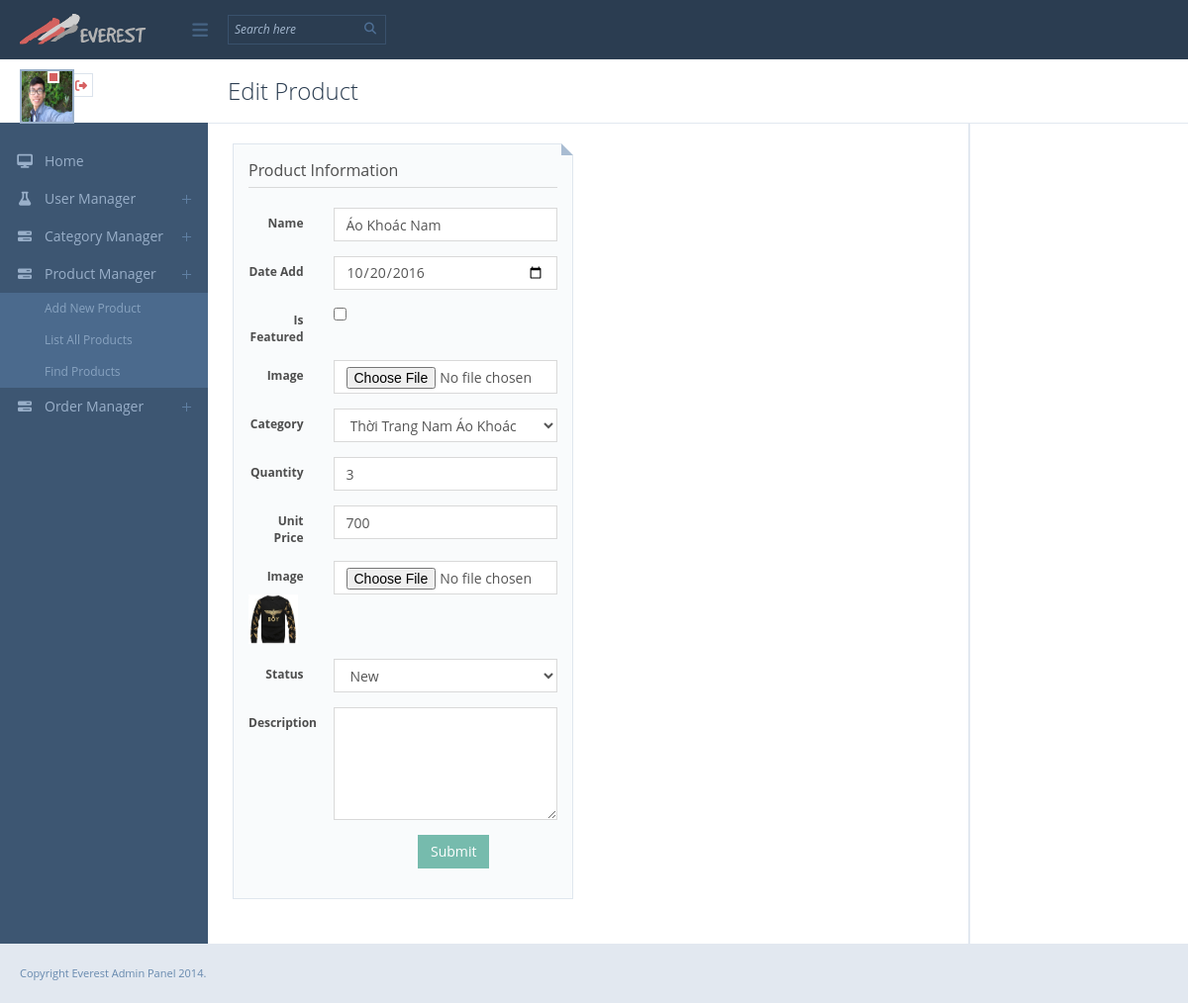
Screenshot of /back_end/index.php?action=product_edit&id_product=6 (signed in) with the database file from the repository.
### tables this page shows
CREATE TABLE `product` (
  `id_product` int(255) NOT NULL,
  `name_product` varchar(50) NOT NULL,
  `description` text NOT NULL,
  `price` varchar(50) NOT NULL,
  `quantity` int(11) NOT NULL,
  `status` text NOT NULL,
  `day_added` date DEFAULT NULL,
  `hinh_product` text NOT NULL,
  `is_featured` bit(1) NOT NULL,
  `id_category` varchar(50) DEFAULT NULL,
  `name_category` varchar(50) DEFAULT NULL
);

CREATE TABLE `category` (
  `id_category` int(11) NOT NULL,
  `name_category` varchar(50) NOT NULL
);

### model/data/ProductDao.php (called while the page is built, shortened)
<?php
class ProductDao {
    private $db;
    function __construct($db) {
        $this->db = $db;
    }
    function findById($product_id) {
        $sql = "select * from product where id_product=?";
        $command = $command = $this->db->prepare($sql);
        $command->bindValue(1, $product_id);
        $command->execute();
        $result = $command->fetch();
        return $result;
    }
}

### model/data/CategoryDao.php (called while the page is built, shortened)
<?php
class CategoryDao{
    private $db;
    function __construct($db) {
        $this->db = $db;
    }
    function findSortedAll($sorted_fields) {
        $sql = "select * from category order by $sorted_fields";
        $command = $this->db->prepare($sql);
        $command->execute();
        $result = $command->fetchAll();
        return $result;
    }
}

### back_end/views/products/edit.php (the view, shortened to what this page needs)
<?php
require_once 'common/header.php';
?>
<div class="dashboard-wrapper">
    <div class="top-bar">
        <div class="page-title"> Edit Product</div>
    </div>
    <div class="main-container">
        <div class="container-fluid">
            <div class="spacer">
                <div class="row">
                    <div class="col-lg-6 col-md-12 col-sm-12 col-xs-12">
                        <div class="blog">
                            <div class="blog-body">
                                <form id="defaultForm" method="post" action="index.php"
                                      class="form-horizontal"  enctype="multipart/form-data">
                                    <fieldset>
                                        <legend>Product Information</legend>
                                         <div class="form-group">
                                            <label class="col-lg-3 control-label">Name</label>
                                            <div class="col-lg-9">
                                                <input type="text" class="form-control" name="name_product" value="<?= $row['name_product']?>"  />
                                            </div>
                                        </div>
                                        <div class="form-group">
                                            <label class="col-lg-3 control-label"> Date Add</label>
                                            <div class="col-lg-9">
                                                <input type="date" class="form-control" name="day_added" value="<?= $row['day_added']?>"/>
                                            </div>
                                        </div>
                                        <div class="form-group">
                                            <label class="col-lg-3 control-label">Is Featured</label>
                                            <div class="col-lg-9">
                                                <input type="checkbox" class="checkbox-inline" name="is_featured" value="1"/>
                                            </div>
                                        </div>
                                        <div class="form-group">
                                            <label class="col-lg-3 control-label">Image</label>
                                            <div class="col-lg-9">
                                                <input type="file" class="form-control" name="fileToUpload"/>
                                            </div>
                                        </div>
                                        <div class="form-group">
                                            <label class="col-lg-3 control-label">Category</label>
                                            <div class="col-lg-9">
                                                <select name="id_category" class="form-control">
                                                    <?php
                                                    foreach ($categories as $crow):
                                                    ?>
                                                    <option value="<?= $crow['id_category']?>"
                                                            <?= $row['id_category'] == $crow['id_category']?'selected':''?>>
                                                        <?= $crow['name_category']?>
                                                    </option>
                                                    <?php
                                                    endforeach;
                                                    ?>
                                                </select>
                                            </div>
                                        </div>
                                        <div class="form-group">
                                            <label class="col-lg-3 control-label">Quantity</label>
                                            <div class="col-lg-9">
                                                <input type="text" class="form-control" name="quantity"
                                                        value="<?= $row['quantity']?>"/>
                                            </div>
                                        </div>
                                        <div class="form-group">
                                            <label class="col-lg-3 control-label">Unit Price</label>
                                            <div class="col-lg-9">
                                                <input type="text" class="form-control" name="price"
                                                        value="<?= $row['price']?>"/>
                                            </div>
                                        </div>
                                        <div class="form-group">
                                            <label class="col-lg-3 control-label">Image</label>
                                            <div class="col-lg-9">
                                                <input type="file" class="form-control" name="fileToUpload"/>
                                            </div>
                                            <?php if (!empty($row['hinh_product'])): ?>
                                                <div class="col-lg-12">
                                                    <img src="..<?= $row['hinh_product'] ?>" width="50" height="50">
                                                </div>
                                            <?php else: ?>
                                                &nbsp;
                                            <?php endif ?>
                                        </div>
                                        <div class="form-group">
                                            <label class="col-lg-3 control-label">Status</label>
                                            <div class="col-lg-9">
                                                <select name="status" class="form-control">
                                                    <option value="New" <?= $row['status'] == 'New'?'selected':''?>>New</option>
                                                </select>
                                            </div>
                                        </div>
                                        <div class="form-group">
                                            <label class="col-lg-3 control-label">Description</label>
                                            <div class="col-lg-9">
                                                <textarea name="description" class="form-control" rows="5"> <?=empty($row['description']) ?$row['description']:''?></textarea>
                                            </div>
                                        </div>
                                    </fieldset>
                                    <div class="form-group">
                                        <div class="col-lg-6 col-lg-offset-6">
                                            <button type="submit" class="btn btn-success">Submit</button>
                                        </div>
                                    </div>
                                </form>
                            </div>
                        </div>
                    </div>
                </div>
            </div>
        </div>
    </div>
</div>
<footer> Copyright Everest Admin Panel 2014. </footer>
<?php
require_once 'common/footer.php';
?>

### rows the page displays
product: name_product "Áo Khoác Nam", day_added "10/20/2016", id_category "Thời Trang Nam Áo Khoác", quantity "3", price "700", hinh_product (picture), status "New"
